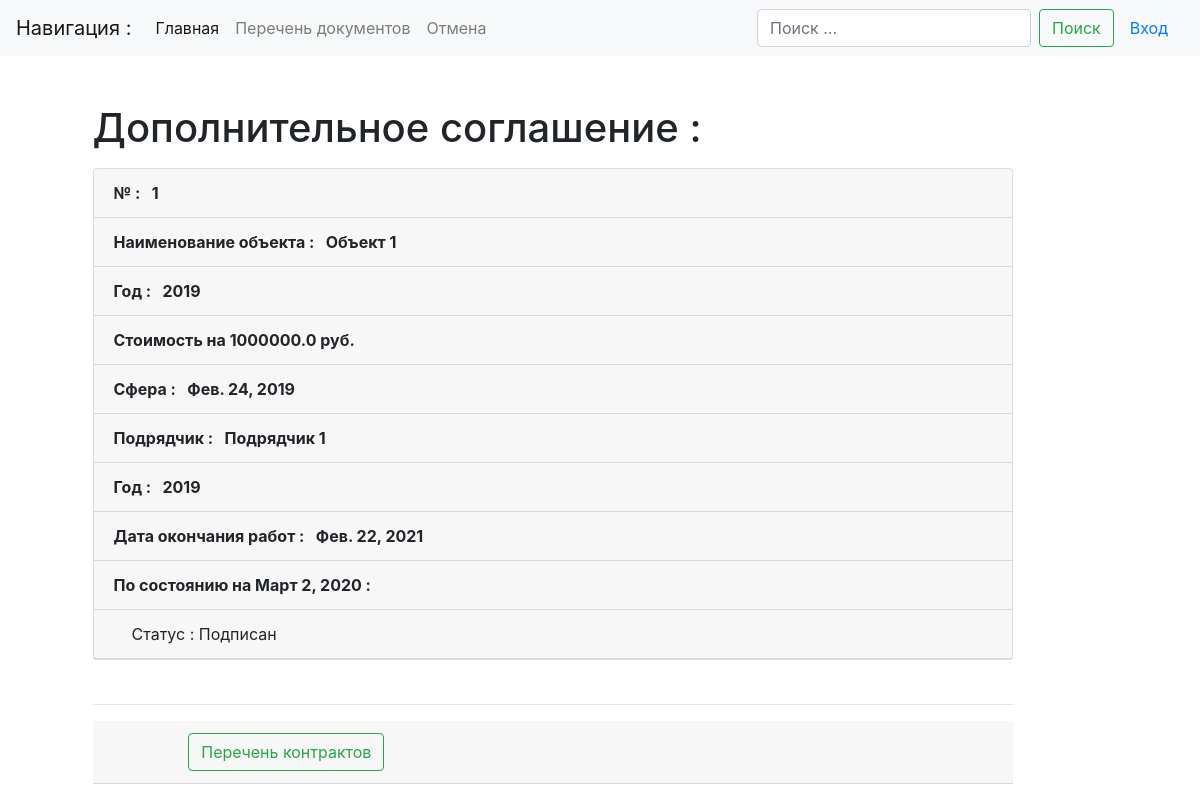
/list/details/4/, run on an earlier commit of the app's database.
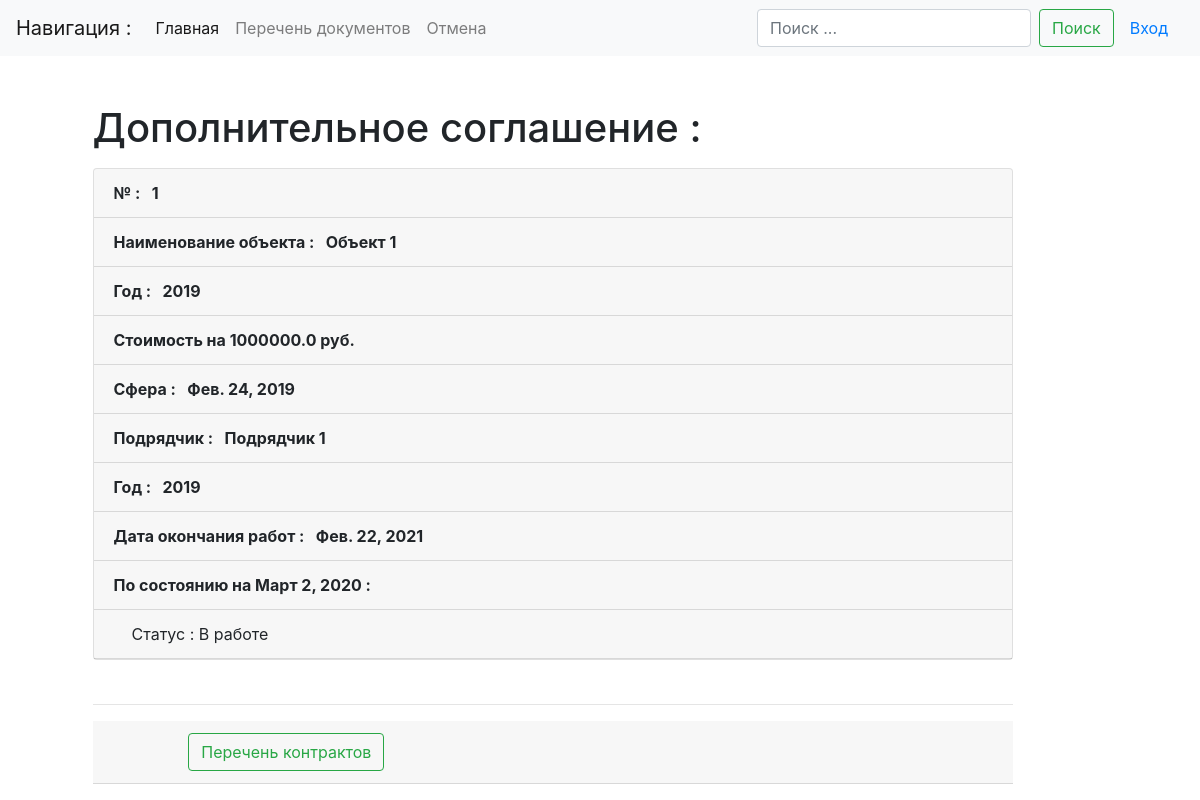
And on a later commit of the database.
### docslist/models.py (models this page shows, shortened)
class Docs(models.Model):
    num_contract = models.CharField('Номер контракта', max_length=20, db_index=True, default='-')
    title = models.CharField('Наименование объекта', max_length=500, db_index=True, default='-')
    type_doc = models.ForeignKey(TypeDoc, on_delete=models.DO_NOTHING, verbose_name='Документ', default='-')
    year = models.PositiveSmallIntegerField('Год', default='1970')
    c_contract = models.FloatField('Цена контракта, руб.', max_length=50, default=0)
    ini_contract = models.ForeignKey(Initiator, on_delete=models.DO_NOTHING, verbose_name='Инициатор', null=True)
    uch_contract = models.ForeignKey(Contractor, on_delete=models.DO_NOTHING, verbose_name='Подрядчик', null=True)
    in_contract = models.DateField('Дата подписания контракта', default=date.today)
    in_work = models.DateField('Дата начала работ', default=date.today)
    out_work = models.DateField('Дата окончания работ', default=date.today)
    stat_contract = models.ForeignKey(StatusDoc, on_delete=models.DO_NOTHING, verbose_name='Статус', default='-')
    file_obj = models.FileField('Файл документа', upload_to='')
    url = models.SlugField(max_length=130, unique=True)
    data_stamp = models.DateTimeField(auto_now_add=True)
    class Meta:
        verbose_name = "Документ"
        verbose_name_plural = "Документы"
        ordering = ('year', 'num_contract',)  # сортировка

class TypeDoc(models.Model):
    name = models.CharField(max_length=100, unique=True, db_index=True, verbose_name='Документ')
    description = models.TextField("Описание")
    url = models.SlugField(max_length=160, unique=True)
    class Meta:
        verbose_name = "Тип документа"
        verbose_name_plural = "Типы документов"
        ordering = ('name',)  # сортировка

class Contractor(models.Model):
    name = models.CharField(max_length=200, unique=True, db_index=True, verbose_name='Подрядчик')
    def __str__(self):
        return '{}'.format(self.name)
    class Meta:
        verbose_name = "Подрядчик"
        verbose_name_plural = "Подрядчики"
        ordering = ('name',)  # сортировка

class StatusDoc(models.Model):
    name = models.CharField(max_length=50, unique=True, db_index=True, verbose_name='Наименование')
    def __str__(self):
        return '{}'.format(self.name)
    class Meta:
        verbose_name = "Статус"
        verbose_name_plural = "Статусы"
        ordering = ('name',)  # сортировка

### docslist/views.py (the view)
# urls.py: path('list/details/<int:pk>/', DocDetailView.as_view(), name='doc-detail'),
class DocDetailView(DetailView):
    model = Docs
    slug_field = "url"
    def get_context_data(self, **kwargs):
        context = super().get_context_data(**kwargs)
        d_today = datetime.date.today()
        context['d_today'] = d_today
        context['isp'] = 0
        sum_isp = Docs.objects.filter(stat_contract=2, type_doc=3, num_contract=kwargs['object'].num_contract).aggregate(Sum('c_contract'))
        if sum_isp['c_contract__sum'] is None:
            context['isp'] = 0
        else:
            context['isp'] = sum_isp['c_contract__sum']
        context['sum_ost'] = kwargs['object'].c_contract - context['isp']
        obj_key = self.kwargs.get('pk', None)
        c_num = Docs.objects.filter(stat_contract=2, id=obj_key).exclude(type_doc=3)
        return context

### templates/docslist/docs_detail.html (shortened to what this page needs)
{% extends "base.html" %}
{% load crispy_forms_tags %}
{% block content %}
    <h1 class="mb-3">{{ docs.type_doc.description }} :</h1>
        <div class="card mb-1">
            <p class="card-header"><strong> № : &nbsp; {{ docs.num_contract }}</strong></p>
            <p class="card-header"><strong>Наименование объекта : &nbsp; {{ docs.title }}</strong></p>
            <p class="card-header"><strong>Год : &nbsp; {{ docs.year }}</strong></p>
            <p class="card-header"><strong>Стоимость на {{ docs.c_contract }} руб.</strong></p>
            <p class="card-header"><strong>Сфера : &nbsp; {{ docs.in_contract }}</strong></p>
            <p class="card-header"><strong>Подрядчик : &nbsp; {{ docs.uch_contract }}</strong></p>
            <p class="card-header"><strong>Год : &nbsp; {{ docs.year }}</strong></p>
            <p class="card-header"><strong>Дата окончания работ : &nbsp; {{ docs.out_work }}</strong></p>
            <p class="card-header"><strong>По состоянию на {{ d_today }} : </strong></p>
            <p class="card-header">&nbsp;&nbsp;&nbsp; Статус : {{ docs.stat_contract }} </p>
         </div><br><hr>
    <div class="card-header">
        <div class="row">
            <div class="col-1"></div>
            <div class="col-3"><a href="{% url 'docs-list' %}" class="btn btn-outline-success my-1 my-sm-0" aria-disabled="true">Перечень контрактов</a></div>
        </div>
    </div>
{% endblock content %}

### templates/base.html (shortened to what this page needs)
<!DOCTYPE html>
<html lang="ru">
<head>
    <link href="https://stackpath.bootstrapcdn.com/bootstrap/4.3.1/css/bootstrap.min.css" rel="stylesheet">
</head>
<body>
    <nav class="navbar navbar-expand-lg navbar-light bg-light">
      <a class="navbar-brand" href="#">Навигация :</a>
      <div class="collapse navbar-collapse" id="navbarTogglerDemo03">
        <ul class="navbar-nav mr-auto mt-2 mt-lg-0">
          <li class="nav-item active">
            <a class="nav-link" href="{% url 'index' %}">Главная<span class="sr-only">(current)</span></a>
          </li>
          <li class="nav-item">
            <a class="nav-link" href="{% url 'docs-list' %}">Перечень документов</a>
          </li>
          <li class="nav-item">
            <a class="nav-link" href="{% url 'index' %}" tabindex="-1" aria-disabled="true">Отмена </a>
          </li>
        </ul>
        <form class="form-inline my-2 my-lg-0" action="{% url "search-results" %}" method="GET">
          <input class="form-control mr-sm-2" type="text" placeholder="Поиск ..." aria-label="Search" name="q">
          <button class="btn btn-outline-success my-2 my-sm-0" type="submit">Поиск</button>
        </form>
        {% if request.user.is_authenticated %}
            <a class="nav-item nav-link" href="#">{{ user.username }}</a>
            <a class="nav-item nav-link" href="{% url "logout" %}">Выход</a>
        {% else %}
            <a class="nav-item nav-link" href="{% url "login" %}">Вход</a>
        {% endif %}
      </div>
    </nav>
    <div class="container mt-5">
        <div class="row justify-content-lg-center">
            <div class="col-lg-10">
                {% block content %}{% endblock %}
            </div>
            <div class="col-lg-1">
            </div>
        </div>
    </div>
</body>
</html>

What changed in the data, as far as the page shows it:
changed Docs "Объект 1": stat_contract "Подписан" → "В работе"
